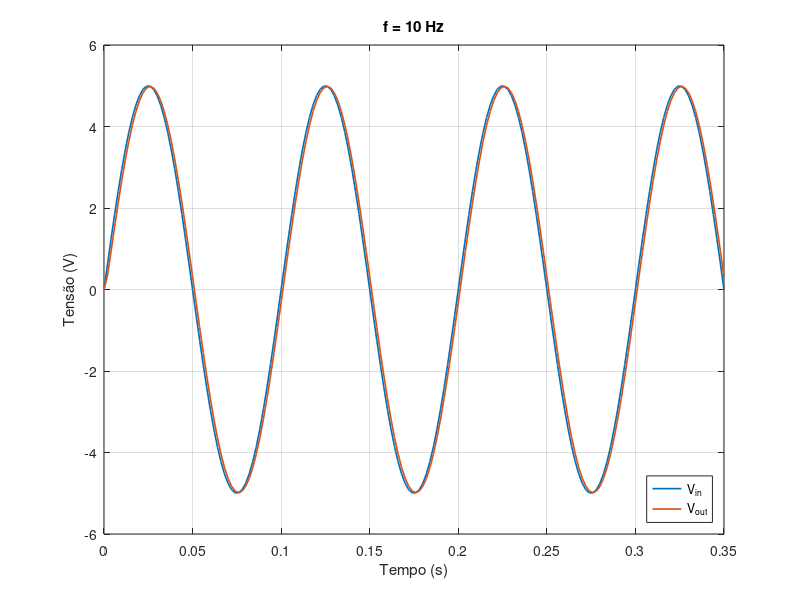
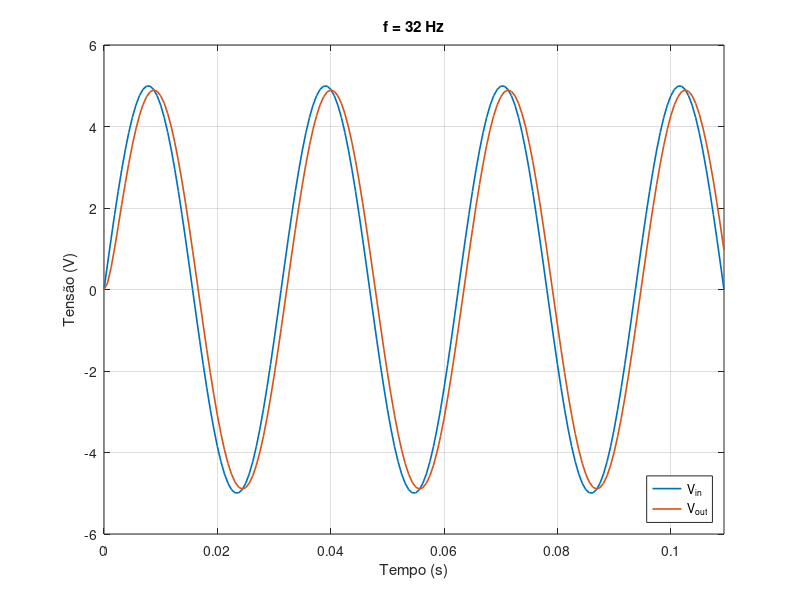
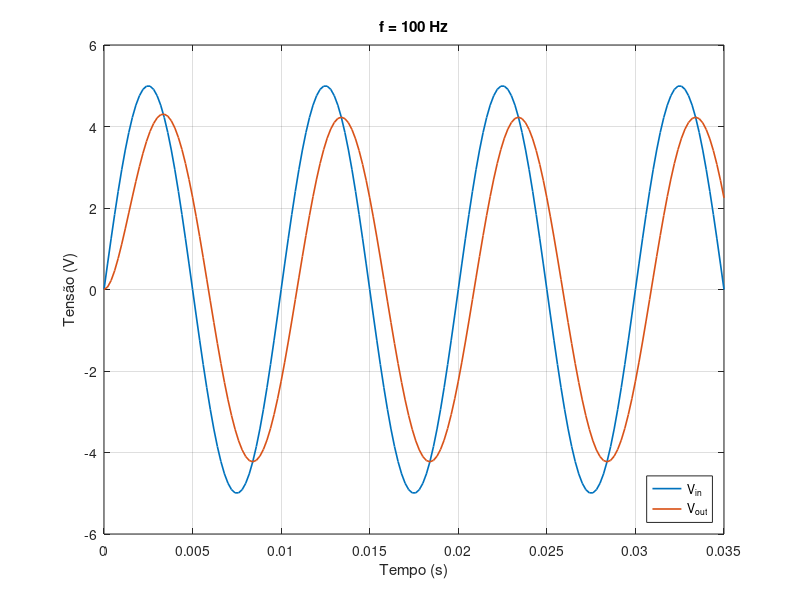
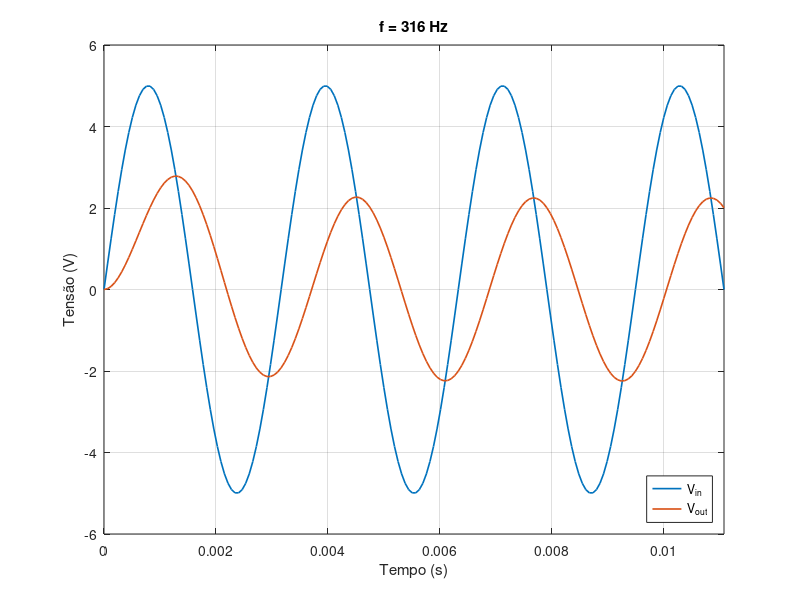

Write MATLAB code to recreate these figures, in order.
% circuito_RC_seno_varia.m
% Simula senoides freq. variável na entrada de
% um circuito RC passa-baixas

pkg load control

R = 1e3;
C = 1e-6;
disp("Frequência de corte deste circuito:")
fc=1/(2*pi*R*C)

s = tf('s');

H = 1/(R*C*s + 1);

Vm = 5;

frequencias = [10 32 100 316 1000 3162 10000 fc/10 fc 10*fc];

for f = frequencias

    T = 1/f; % período da onda
    t_fim = 3.5*T;
    t_sampling = T/50; % 50 pontos por ciclo
    clear t Vin Vout;  % recomeça vetores
    t = 0:t_sampling:t_fim;

    Vin = Vm*sin(2*pi*f*t);

    [Vout, t] = lsim(H, Vin, t);

    figure;

    plot(t, Vin, 'LineWidth', 1.2);
    hold on;
    plot(t, Vout, 'LineWidth', 1.2);
    xlim([0 t_fim]);  % para não deixar eventual espaço em branco no final

    grid on;

    xlabel('Tempo (s)');
    ylabel('Tensão (V)');

    legend('V_{in}', 'V_{out}', "location", "southeast");

    title(['f = ', num2str(f), ' Hz']);

end

figure; bode(H)
